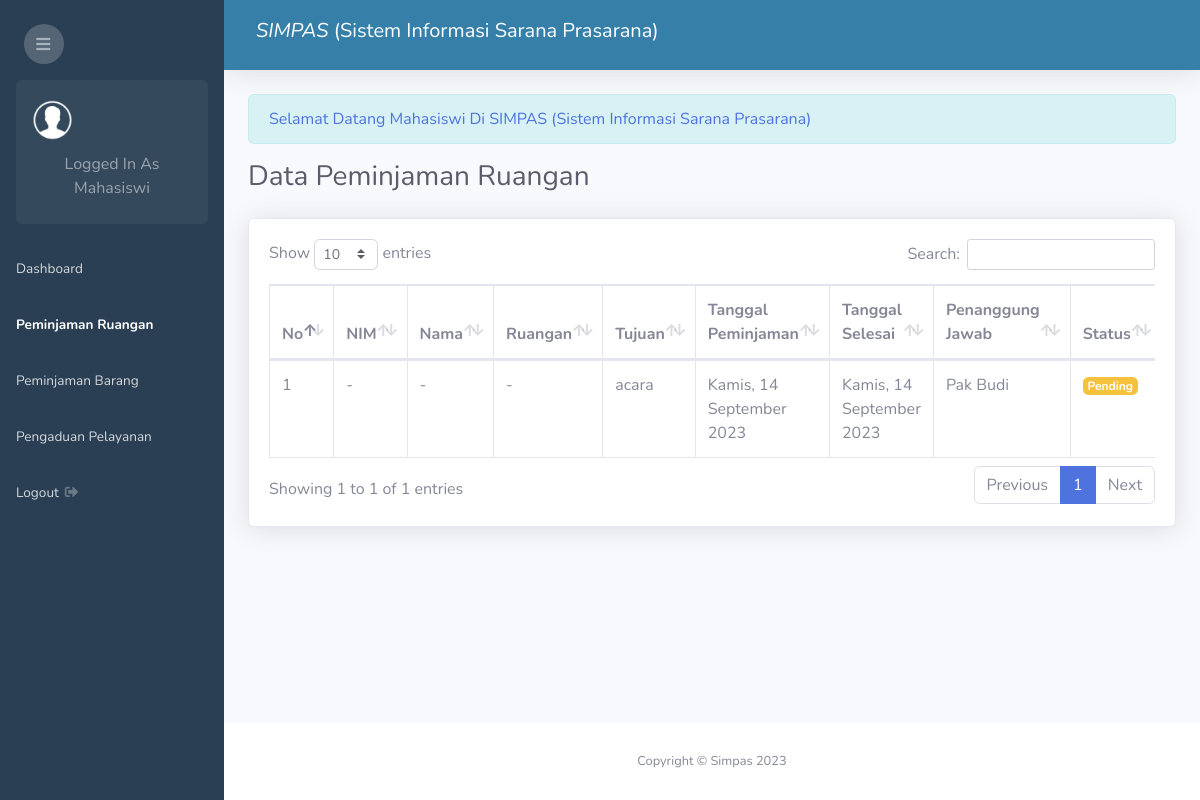
The page /admin.php?page=peminjaman-ruangan (signed in) on the database as committed earlier.
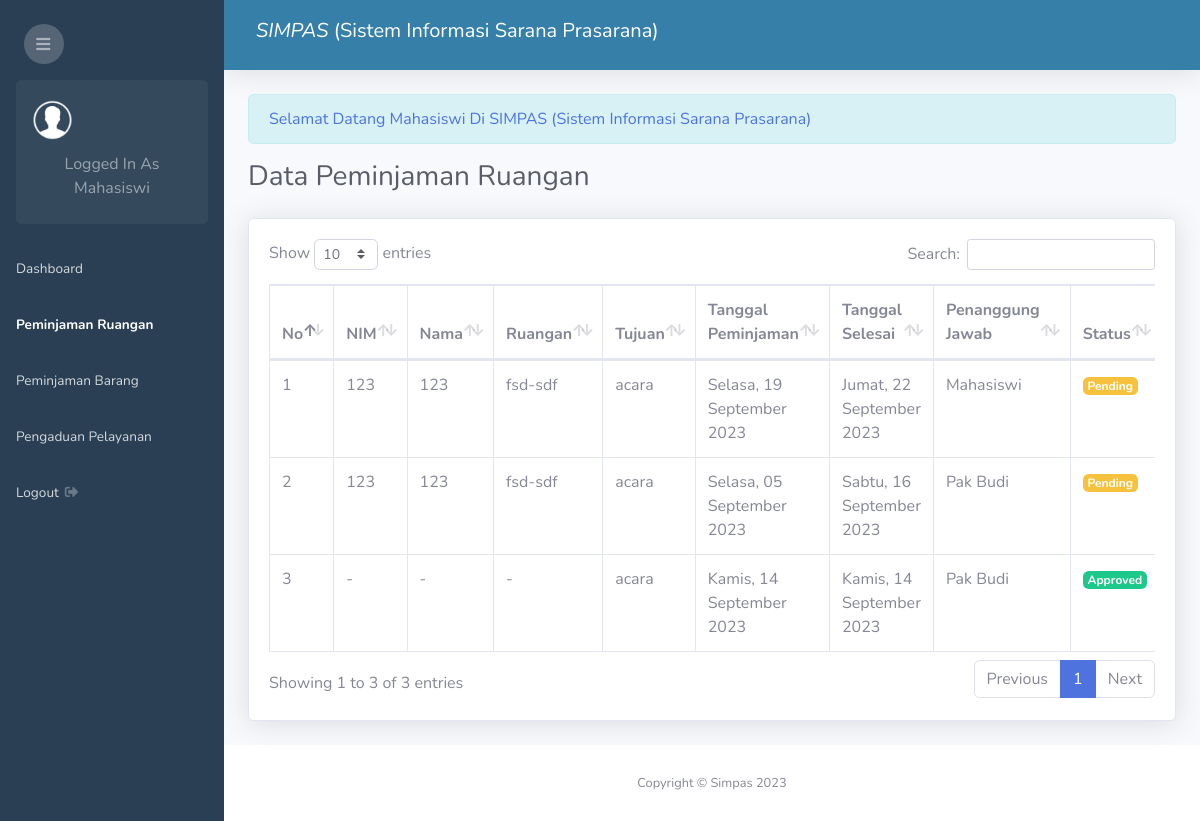
The same page on the database as committed later.
### tables this page shows
CREATE TABLE `peminjaman_ruangan` (
  `id_peminjaman_ruangan` int(11) NOT NULL,
  `mahasiswa_id` int(11) NOT NULL,
  `ruangan_id` int(11) NOT NULL,
  `tujuan` text NOT NULL,
  `tanggal_peminjaman` date NOT NULL,
  `tanggal_selesai` date NOT NULL,
  `status` enum('Approved','Disapproved','Pending') NOT NULL DEFAULT 'Pending',
  `pj` varchar(100) DEFAULT NULL,
  `created_at` timestamp NOT NULL DEFAULT current_timestamp(),
  `user_id` int(11) DEFAULT NULL
);

CREATE TABLE `mahasiswa` (
  `id_mahasiswa` int(11) NOT NULL,
  `nama_mahasiswa` varchar(200) NOT NULL,
  `nim` varchar(50) NOT NULL,
  `semester` int(11) NOT NULL,
  `prodi` varchar(100) NOT NULL,
  `password` varchar(100) NOT NULL
);

CREATE TABLE `ruangan` (
  `id_ruangan` int(11) NOT NULL,
  `nama_ruangan` varchar(100) NOT NULL,
  `lokasi` varchar(50) NOT NULL
);

### date_formatter.php (called while the page is built, shortened)
<?php
function formatDateIndonesia2($timestamp) {
    $dateTime = new DateTime($timestamp);
    $formattedDate = $dateTime->format('l, d F Y');
    $dayTranslation = [
        'Monday'    => 'Senin',
        'Tuesday'   => 'Selasa',
        'Wednesday' => 'Rabu',
        'Thursday'  => 'Kamis',
        'Friday'    => 'Jumat',
        'Saturday'  => 'Sabtu',
        'Sunday'    => 'Minggu',
    ];
    $monthTranslation = [
        'January'   => 'Januari',
        'February'  => 'Februari',
        'March'     => 'Maret',
        'April'     => 'April',
        'May'       => 'Mei',
        'June'      => 'Juni',
        'July'      => 'Juli',
        'August'    => 'Agustus',
        'September' => 'September',
        'October'   => 'Oktober',
        'November'  => 'November',
        'December'  => 'Desember',
    ];
    foreach ($dayTranslation as $en => $id) {
        $formattedDate = str_replace($en, $id, $formattedDate);
    }
    foreach ($monthTranslation as $en => $id) {
        $formattedDate = str_replace($en, $id, $formattedDate);
    }
    return $formattedDate;
}
?>

### peminjaman_ruangan/index.php (the view, shortened to what the changed rows need)
<?php require 'date_formatter.php'; ?>
<div class="d-sm-flex align-items-center justify-content-between mb-4">
    <h1 class="h3 mb-0 text-gray-800">Data Peminjaman Ruangan</h1>
</div>
<div class="card shadow mb-4">
    <div class="card-body">
        <div class="table-responsive">
            <?php if($_SESSION['level'] == 'user') { ?>
            <table class="table table-bordered" id="dataTable" width="100%" cellspacing="0">
                <thead>
                    <tr>
                        <th>No</th>
                        <th>Ruangan</th>
                        <th>Tujuan</th>
                        <th>Tanggal Peminjaman</th>
                        <th>Tanggal Selesai</th>
                        <th>Penanggung Jawab</th>
                        <th>Status</th>
                        <th>Aksi</th>
                    </tr>
                </thead>
                <tbody>
                <?php
                    $id_mahasiswa = $_SESSION['id'];
                    $no = 1;
                    $sql = mysqli_query($conn, "SELECT * FROM peminjaman_ruangan LEFT JOIN ruangan ON peminjaman_ruangan.ruangan_id = ruangan.id_ruangan WHERE mahasiswa_id = '$id_mahasiswa' ORDER BY id_peminjaman_ruangan DESC");
                    while($row = mysqli_fetch_assoc($sql)){
                ?>
                <tr>
                    <td><?php echo $no++ ?></td>
                    <td><?php echo $row['nama_ruangan'] == '' ? '-' : $row['nama_ruangan'] .'-'. $row['lokasi']; ?></td>
                    <td><?php echo $row['tujuan'] == '' ? '-' : $row['tujuan']; ?></td>
                    <td><?php echo formatDateIndonesia2($row['tanggal_peminjaman']) ?></td>
                    <td><?php echo formatDateIndonesia2($row['tanggal_selesai']) ?></td>
                    <td><?php echo $row['pj'] == null ? '-' : $row['pj'] ?></td>
                    <td>
                        <?php if($row['status'] == "Pending"){ ?>
                            <span class="badge badge-warning"><?php echo $row['status'] ?></span>
                        <?php } elseif($row['status'] == "Disapproved") { ?>
                            <span class="badge badge-danger"><?php echo $row['status'] ?></span>
                        <?php } else { ?>
                            <span class="badge badge-success"><?php echo $row['status'] ?></span>
                        <?php } ?>
                    </td>
                    <td>
                        <a class="btn btn-sm btn-primary" href="admin.php?page=view-peminjaman-ruangan&id=<?php echo $row['id_peminjaman_ruangan'] ?>">View</a>
                    </td>
                </tr>
                <?php } ?>
                </tbody>
            </table>
            <?php }else{ ?>
                <table class="table table-bordered" id="dataTable" width="100%" cellspacing="0">
                <thead>
                    <tr>
                        <th>No</th>
                        <th>NIM</th>
                        <th>Nama</th>
                        <th>Ruangan</th>
                        <th>Tujuan</th>
                        <th>Tanggal Peminjaman</th>
                        <th>Tanggal Selesai</th>
                        <th>Penanggung Jawab</th>
                        <th>Status</th>
                    </tr>
                </thead>
                <tbody>
                <?php
                    $no = 1;
                    $sql = mysqli_query($conn, "SELECT * FROM peminjaman_ruangan LEFT JOIN ruangan ON peminjaman_ruangan.ruangan_id = ruangan.id_ruangan LEFT JOIN mahasiswa ON peminjaman_ruangan.mahasiswa_id = mahasiswa.id_mahasiswa ORDER BY peminjaman_ruangan.id_peminjaman_ruangan DESC");
                    while($row = mysqli_fetch_assoc($sql)){
                ?>
                <tr>
                    <td><?php echo $no++ ?></td>
                    <td><?php echo $row['nim'] == '' ? '-' : $row['nim']; ?></td>
                    <td><?php echo $row['nama_mahasiswa'] == '' ? '-' : $row['nama_mahasiswa']; ?></td>
                    <td><?php echo $row['nama_ruangan'] == '' ? '-' : $row['nama_ruangan'] .'-'. $row['lokasi'];?></td>
                    <td><?php echo $row['tujuan'] == '' ? '-' : $row['tujuan'];?></td>
                    <td><?php echo formatDateIndonesia2($row['tanggal_peminjaman']) ?></td>
                    <td><?php echo formatDateIndonesia2($row['tanggal_selesai']) ?></td>
                    <td><?php echo $row['pj'] ?></td>
                    <td>
                        <?php if($row['status'] == "Pending"){ ?>
                            <span class="badge badge-warning"><?php echo $row['status'] ?></span>
                        <?php } elseif($row['status'] == "Disapproved") { ?>
                            <span class="badge badge-danger"><?php echo $row['status'] ?></span>
                        <?php } else { ?>
                            <span class="badge badge-success"><?php echo $row['status'] ?></span>
                        <?php } ?>
                    </td>
                </tr>
                <?php } ?>
                </tbody>
            </table>
            <?php } ?>
        </div>
    </div>
</div>

Rows that differ between the two databases and show on the page:
added peminjaman_ruangan: mahasiswa.nim "123", mahasiswa.nama_mahasiswa "123", ruangan.nama_ruangan "fsd", ruangan.lokasi "sdf", tujuan "acara", tanggal_peminjaman "Selasa, 19 September 2023", tanggal_selesai "Jumat, 22 September 2023", pj "Mahasiswi", status "Pending"
added peminjaman_ruangan: mahasiswa.nim "123", mahasiswa.nama_mahasiswa "123", ruangan.nama_ruangan "fsd", ruangan.lokasi "sdf", tujuan "acara", tanggal_peminjaman "Selasa, 05 September 2023", tanggal_selesai "Sabtu, 16 September 2023", pj "Pak Budi", status "Pending"
changed peminjaman_ruangan: status "Pending" → "Approved"
Other text that changed with them:
text written by a page script: "Show entries Search: Showing 1 to 1 of 1 entries Previous 1 Next" → "Show entries Search: Showing 1 to 3 of 3 entries Previous 1 Next"
